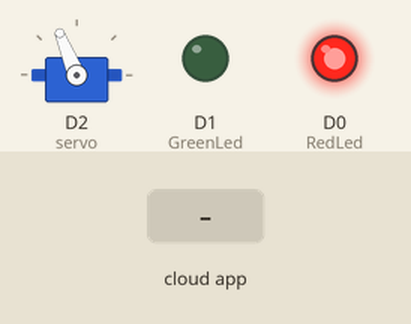
This sketch was run on a simulated ESP8266 (NodeMCU). On the bench: servo, output pins drawn as LEDs (lit = HIGH). Inputs (shaded band) come from the test bench. WiFi joins after 1.5 s; servers stay silent unless stated; the Firebase database answers and starts empty; what the sketch prints to the serial monitor is not drawn.

Above: at 2.7 s.
2.8 s: the phone or cloud app sets Access to 25
At 3.15 s:
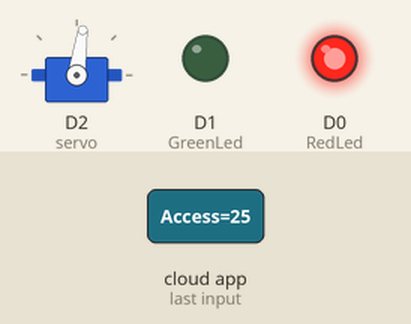
At 4.81 s:
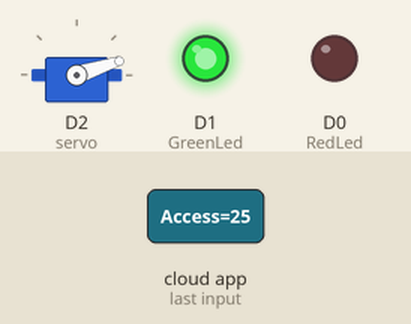
6.3 s: the phone or cloud app sets Access to 0
At 7.68 s:
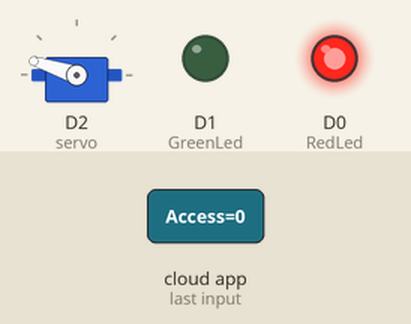
Timing chart, 0 to 15.8 s (numbered marks = the images above; inputs shaded):
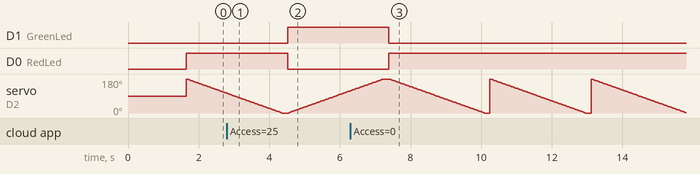

Measured:
- after the input at 2.8 s, D1 (GreenLed): LOW → HIGH after 1.7 s; D0 (RedLed): HIGH → LOW after 1.7 s
- after the input at 6.3 s, D1 (GreenLed): HIGH → LOW after 1.1 s; D0 (RedLed): LOW → HIGH after 1.1 s

The sketch:

MaskGateControl.ino
```cpp
// FirebaseDemo_ESP8266 is a sample that demo the different functions
// of the FirebaseArduino API.

#include <ESP8266WiFi.h>
#include <FirebaseArduino.h>
#include <Servo.h>

// Set these to run example.
#define FIREBASE_HOST "mask-f003e-default-rtdb.firebaseio.com"
#define FIREBASE_AUTH "cF5D9qvfWdIf0KBWOTL8Q2KXCGbWi6ZD9TeCcRiT"
#define WIFI_SSID "ibrahim_2571999"
#define WIFI_PASSWORD "ibrahim@S_25@1999$"

bool Access_To_System = false ;
#define GreenLed D1
#define RedLed   D0
#define servo   D2

Servo myservo;  // create servo object to control a servo

void DoorOpen(void)
{
  int pos = 0;
  for (pos = 0; pos <= 180; pos += 1) { // goes from 0 degrees to 180 degrees
    // in steps of 1 degree
    myservo.write(pos);              // tell servo to go to position in variable 'pos'
    delay(15);                       // waits 15ms for the servo to reach the position
  }
}

void CloseDoor(void)
{
  int pos = 0;
  for (pos = 180; pos >= 0; pos -= 1) { // goes from 180 degrees to 0 degrees
    myservo.write(pos);              // tell servo to go to position in variable 'pos'
    delay(15);                       // waits 15ms for the servo to reach the position
  }
}

void setup() {
  Serial.begin(9600);

  // connect to wifi.
  WiFi.begin(WIFI_SSID, WIFI_PASSWORD);
  Serial.print("connecting");
  while (WiFi.status() != WL_CONNECTED) {
    Serial.print(".");
    delay(500);
  }
  Serial.println();
  Serial.print("connected: ");
  Serial.println(WiFi.localIP());

  myservo.attach(servo);  // attaches the servo on GIO2 to the servo object
  pinMode(GreenLed , OUTPUT);
  pinMode(RedLed , OUTPUT);
  Firebase.begin(FIREBASE_HOST, FIREBASE_AUTH);

}
void loop() {

    // get the Access variable
  Access_To_System = Firebase.getFloat("Access to system/Access");
  Serial.print("Access value = ");
  Serial.println(Access_To_System);

  if (Firebase.failed()) {
      Serial.print("setting /number failed:");
      Serial.println(Firebase.error());
      return;
  }
  else if (Access_To_System == true){
    digitalWrite(GreenLed , HIGH);
    digitalWrite(RedLed , LOW);
    DoorOpen(); // Open the door
  }
  else if(Access_To_System == false){

     digitalWrite(GreenLed , LOW);
     digitalWrite(RedLed , HIGH);
     CloseDoor(); // Close the Door
  }
}
```
